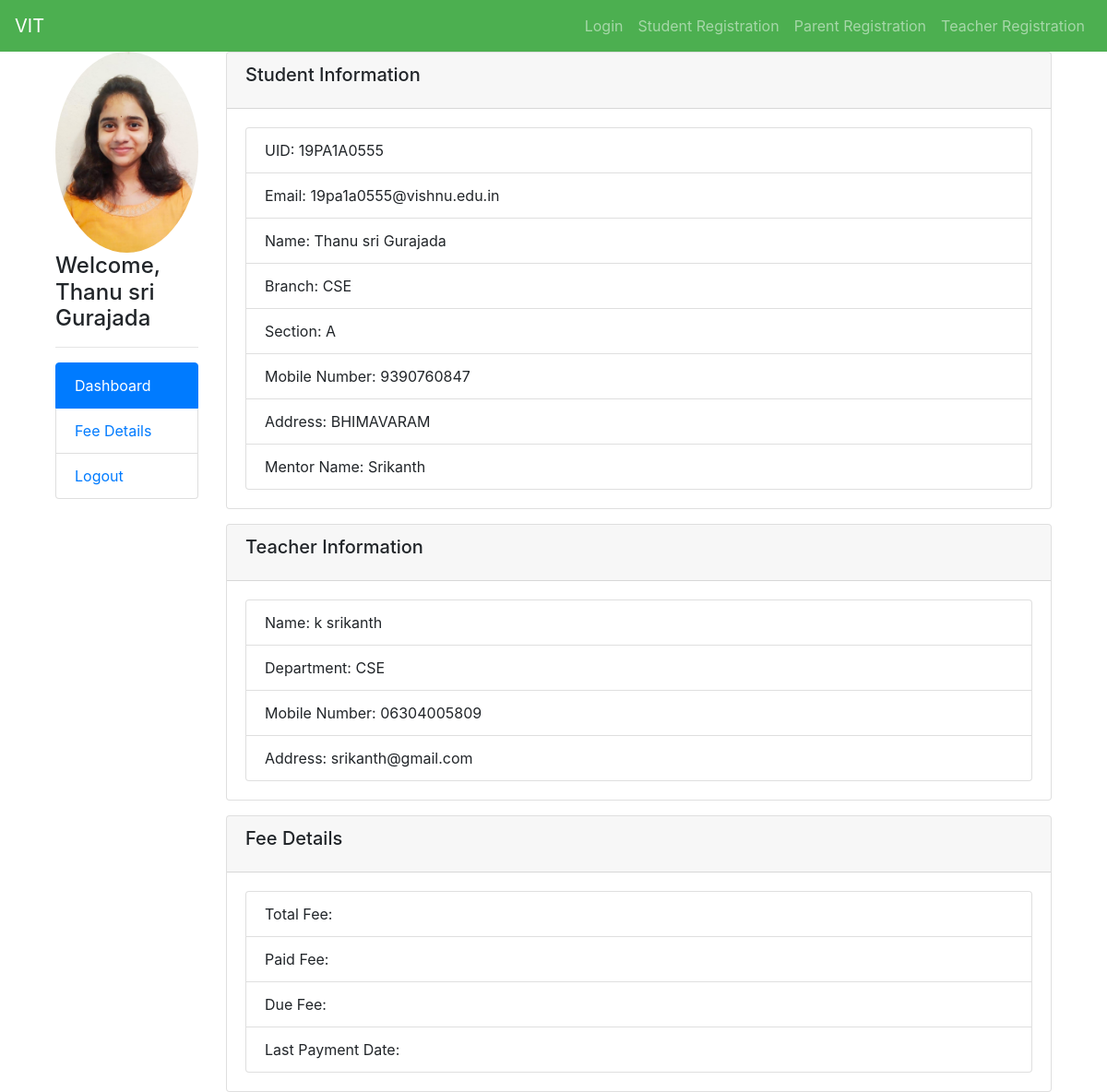
Screenshot of /student/ (signed in) with the database file from the repository.
### app/models.py (models this page shows, shortened)
class Student(models.Model):
    uid = models.CharField(max_length=30,primary_key=True,unique=True)
    email = models.EmailField(max_length=255)
    password=models.CharField(max_length=255,default=f"{uid}")
    fname = models.CharField(max_length=50)
    lname = models.CharField(max_length=50)
    image = models.ImageField(upload_to='profile_images/', blank=True, null=True)
    branch = models.CharField(max_length=50)
    sec = models.CharField(max_length=10)
    mobile_num = models.CharField(max_length=15)
    address = models.CharField(max_length=255)
    mentor_name = models.CharField(max_length=50)
    def __str__(self):
        return self.uid

class Teacher(models.Model):
    uid = models.CharField(max_length=30,primary_key=True,unique=True)
    name = models.CharField(max_length=100)
    Email = models.EmailField()
    password=models.CharField(max_length=255,default=f"{uid}")
    dep = models.CharField(max_length=100)
    mobile_num = models.CharField(max_length=100)
    image = models.ImageField(upload_to='profile_images/', blank=True, null=True)
    des = models.CharField(max_length=100,default="None")

### app/views.py (the view)
# urls.py: path('student/', views.student_details, name='student_details'),
def student_details(request):
    user_id = request.session.get('user_id')
    if not user_id:
        return redirect('login')
    try:
        user = Student.objects.get(uid=user_id)
    except :
        messages.error(request, "Student.DoesNotExist")
        return redirect('login')
    student = Student.objects.get(uid=user)
    teacher=""
    try:
        mentor=Mentor.objects.get(student_uid=user)
        teacher=Teacher.objects.get(uid=mentor.teacher_uid)
    except:
        pass
    context = {'student': student,
               'teacher':teacher
               }
    return render(request, 'student_d.html', context)
    messages.error(request, "student success")

### templates/student_d.html (shortened to what this page needs)
{% extends 'base.html' %}
{% block content %}
<div class="container-fluid">
  <div class="row">
    <div class="col-md-2">
      <img src="{{student.image.url}}" alt="profile image" class="img-fluid rounded-circle">
      <h4>Welcome, {{ student.fname }} {{ student.lname }}</h4>
      <hr>
      <ul class="list-group">
        <li class="list-group-item active">Dashboard</li>
        <li class="list-group-item"><a href="#">Fee Details</a></li>
        <li class="list-group-item"><a href="{% url 'logout' %}">Logout</a></li>
      </ul>
    </div>
    <div class="col-md-10">
      <div class="card">
        <div class="card-header">
          <h5 class="card-title">Student Information</h5>
        </div>
        <div class="card-body">
          <ul class="list-group">
            <li class="list-group-item">UID: {{ student.uid }}</li>
            <li class="list-group-item">Email: {{ student.email }}</li>
            <li class="list-group-item">Name: {{ student.fname }} {{ student.lname }}</li>
            <li class="list-group-item">Branch: {{ student.branch }}</li>
            <li class="list-group-item">Section: {{ student.sec }}</li>
            <li class="list-group-item">Mobile Number: {{ student.mobile_num }}</li>
            <li class="list-group-item">Address: {{ student.address }}</li>
            <li class="list-group-item">Mentor Name: {{ student.mentor_name }}</li>
          </ul>
        </div>
      </div>
      <div class="card mt-3">
        <div class="card-header">
          <h5 class="card-title">Teacher Information</h5>
        </div>
        <div class="card-body">
          <ul class="list-group">
            <li class="list-group-item">Name: {{ teacher.name }}</li>
            <li class="list-group-item">Department: {{ teacher.dep }}</li>
            <li class="list-group-item">Mobile Number: {{ teacher.mobile_num }}</li>
            <li class="list-group-item">Address: {{ teacher.Email }}</li>
          </ul>
        </div>
      </div>
      <div class="card mt-3">
        <div class="card-header">
          <h5 class="card-title">Fee Details</h5>
        </div>
        <div class="card-body">
          <ul class="list-group">
            <li class="list-group-item">Total Fee: {{ fee.total_fee }}</li>
            <li class="list-group-item">Paid Fee: {{ fee.paid_fee }}</li>
            <li class="list-group-item">Due Fee: {{ fee.due_fee }}</li>
            <li class="list-group-item">Last Payment Date: {{ fee.last_payment_date }}</li>
          </ul>
        </div>
      </div>
    </div>
   </div>
</div>
{% endblock %}

### templates/base.html (style rules this page uses)
html, body { height: 100%; }
body { padding-top: 56px; }

### rows the page displays
Student: image (picture), fname "Thanu sri", lname "Gurajada", uid "19PA1A0555", email "19pa1a0555@vishnu.edu.in", branch "CSE", sec "A", mobile_num "9390760847", address "BHIMAVARAM", mentor_name "Srikanth"
Teacher: name "k srikanth", dep "CSE", mobile_num "06304005809", Email "srikanth@gmail.com"
